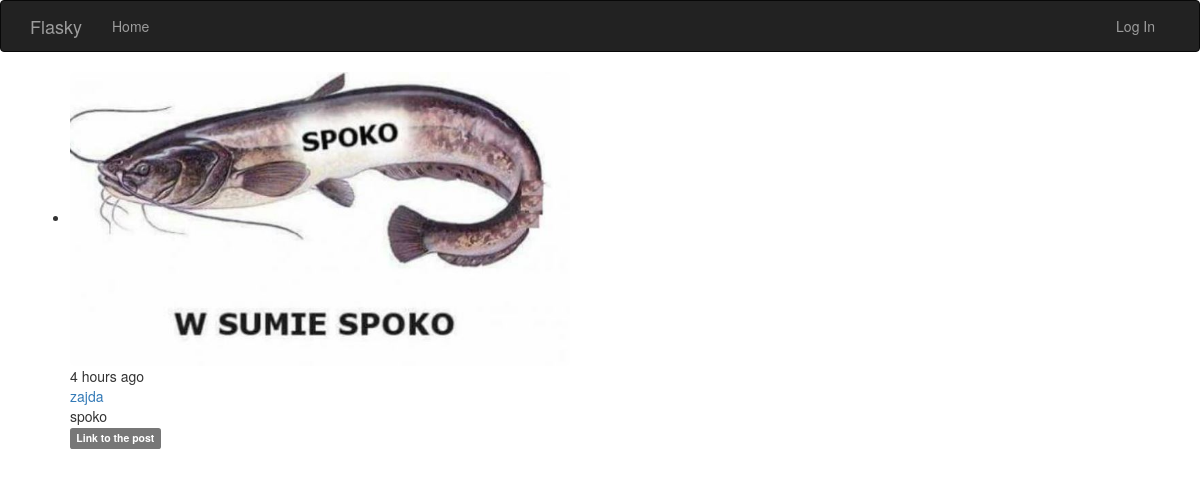
The app's page /post/4 with its own data.
### app/models/models.py (models this page shows, shortened)
class Post(db.Model):
    __tablename__ = 'posts'
    id = db.Column(db.Integer, primary_key=True)
    body = db.Column(db.Text)
    timestamp = db.Column(db.DateTime, index=True, default=datetime.datetime.utcnow)
    author_id = db.Column(db.Integer, db.ForeignKey('users.id'))
    picture_path = db.Column(db.String(128), unique=True, index=True)

class User(UserMixin, db.Model):
    __tablename__ = 'users'
    id = db.Column(db.Integer, primary_key=True)
    email = db.Column(db.String(64), unique=True, index=True)
    username = db.Column(db.String(64), unique=True, index=True)
    role_id = db.Column(db.Integer, db.ForeignKey('roles.id'))
    password_hash = db.Column(db.String(128))
    confirmed = db.Column(db.Boolean, default=False)
    name = db.Column(db.String(64))
    location = db.Column(db.String(64))
    about_me = db.Column(db.Text())
    member_since = db.Column(db.DateTime(), default=datetime.datetime.utcnow)
    last_seen = db.Column(db.DateTime(), default=datetime.datetime.utcnow)
    posts = db.relationship('Post', backref='author', lazy='dynamic')
    followed = db.relationship('Follow', foreign_keys=[Follow.follower_id],
                               backref=db.backref('follower', lazy='joined'), lazy='dynamic',
                               cascade='all, delete-orphan')
    followers = db.relationship('Follow', foreign_keys=[Follow.followed_id],
                                backref=db.backref('followed', lazy='joined'), lazy='dynamic',
                                cascade='all, delete-orphan')
    @property
    def password(self):
        raise AttributeError('Cannot read password attribute')

### app/main/views.py (the view)
@main.route('/post/<int:id>')
def post(id):
    post = Post.query.get_or_404(id)
    return render_template('post.html', posts=[post])

### app/auth/views.py (called while the page is built)
@auth.before_app_request
def before_request():
    if current_user.is_authenticated:
        current_user.ping()
        if not current_user.confirmed \
                and request.blueprint != 'auth' and request.endpoint != 'static':
            return redirect(url_for('auth.unconfirmed'))

### app/main/__init__.py (called while the page is built)
@main.app_context_processor
def inject_permission():
    return dict(Permission=Permission)

### app/templates/post.html (shortened to what this page needs)
{% extends "base.html" %}
{% import "_macros.html" as macros %}
{% block page_content %}
{% include '_posts.html' %}
{% endblock %}

### app/templates/_posts.html
<ul class="posts">
    {% for post in posts %}
    <li class="post">
        <div class="post-thumbnail">
            <a href="{{ url_for('.user', username=post.author.username) }}">
                <img class="img-rounded profile-thumbnail" width="500" src="{{ post.picture_path }}">
            </a>
        </div>
        <div class="post-content">
            <div class="post-date">{{ moment(post.timestamp).fromNow() }}</div>
            <div class="post-author"><a href="{{ url_for('.user', username=post.author.username) }}">{{ post.author.username }}</a></div>
            <div class="post-body">{{ post.body }}</div>
            <a href="{{ url_for('.post', id=post.id) }}">
                <span class="label label-default">Link to the post</span>
            </a>
        </div>
    </li>
    {% endfor %}
</ul>

### records on screen
Post: picture_path (picture), timestamp "4 hours ago", author.username "zajda", body "spoko"
